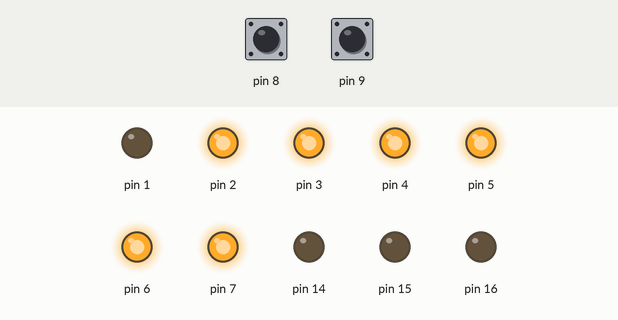
This sketch was run on a simulated Arduino Uno, built with avr-gcc and run on an emulated ATmega328P. On the bench: output pins drawn as LEDs (lit = HIGH). Dashed ring = blinking. Inputs (shaded band) come from the test bench; at power-on: pin 8 LOW, pin 9 LOW.

Above: at 1.2 s.
1.3 s: pin 8 pulsed HIGH 5 times (0.12 s each, 0.3 s apart)
At 1.92 s:
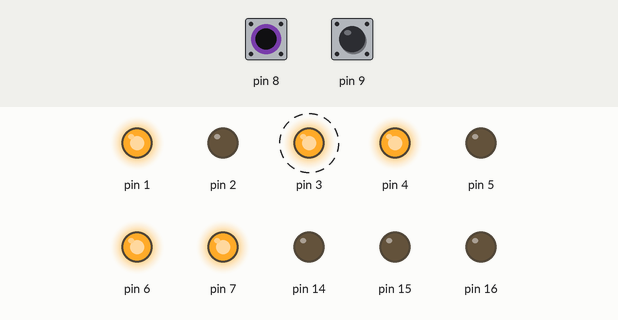
At 3.7 s:
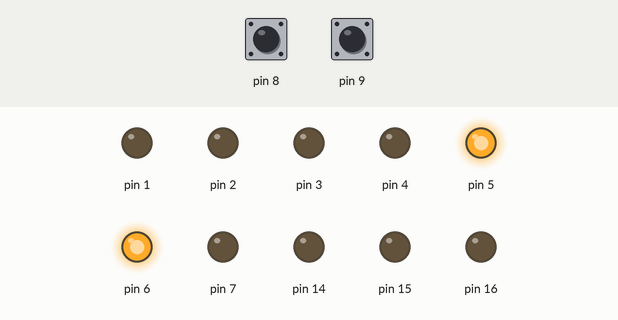
4.3 s: pin 9 pulsed HIGH 5 times (0.12 s each, 0.3 s apart)
At 4.92 s:
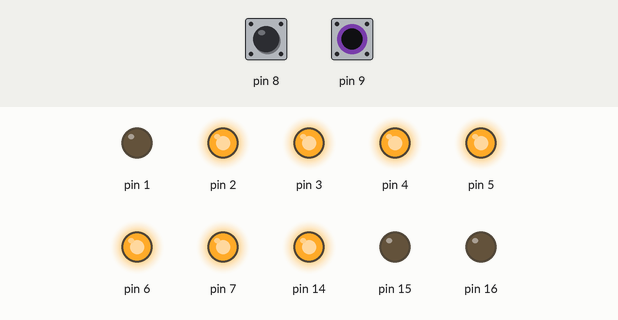
Timing chart, 0 to 7.3 s (numbered marks = the images above; inputs shaded):
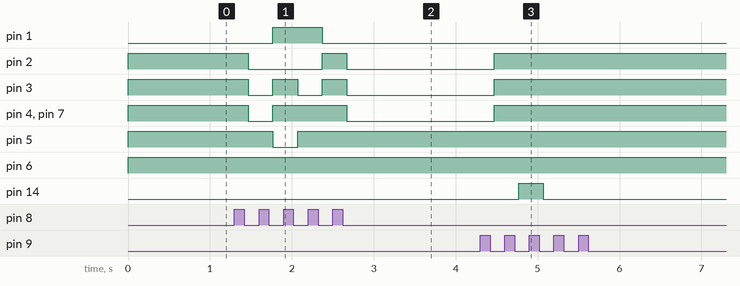

Measured:
- after the input at 1.3 s, pin 1: LOW → HIGH after 0.47 s, → LOW 0.60 s later; pin 2: HIGH → LOW after 0.17 s, → HIGH 0.90 s later, → LOW 0.30 s later
- after the input at 4.3 s, pin 2–4, pin 7: LOW → HIGH after 0.17 s; pin 14: LOW → HIGH after 0.47 s, → LOW 0.30 s later

The sketch:

calculadora_mostrador_binario.ino
```cpp
byte numero[4] = {0b11111100, 0b01100000, 0b11011010, 0b11110010};
byte estado = 0, disp = numero[0], mostrador = 0, resultado;
int valor1 = 0, valor2 = 0;
void setup() {
  DDRD = 0b11111110;// A B C D E F G
  DDRC = 0b00000111; // Mostrador binario
  DDRB &= ~(1<<0); // Botão vermelho
  DDRB &= ~(1<<1); // Botão Branco "Enter"
}

void loop() {
  PORTD = disp; PORTC = mostrador;
  switch (estado){
    case 0:
      if(PINB & (1<<0)){
        valor1++;
        if(valor1 == 4){valor1 = 0;};// 0b00000111 0 6 4 + 4
        while(PINB & (1<<0)){}
        _delay_ms(50);
      }
      if(PINB & (1<<1)){
        estado = 1;
        while(PINB & (1<<1)){}
        _delay_ms(50);
      }
      disp = numero[valor1];
      break;
     case 1:
      if(PINB & (1<<0)){
        valor2++;
        if(valor2 == 4){valor2 = 0;};
        while(PINB & (1<<0)){}
        _delay_ms(50);
      }
      disp = numero[valor2];
      if(PINB & (1<<1)){
        resultado = valor1 + valor2;
        valor1 = 0; valor2 = 0;
        estado = 2;
        while(PINB & (1<<1)){}
        _delay_ms(50);
      }
      break;
     case 2:
      disp = numero[0]; mostrador = resultado;
      if(PINB & (1<<1)){
        estado = 0; mostrador = 0;
        while(PINB & (1<<1)){}
        _delay_ms(50);
      }
      break;
  }
}
```
